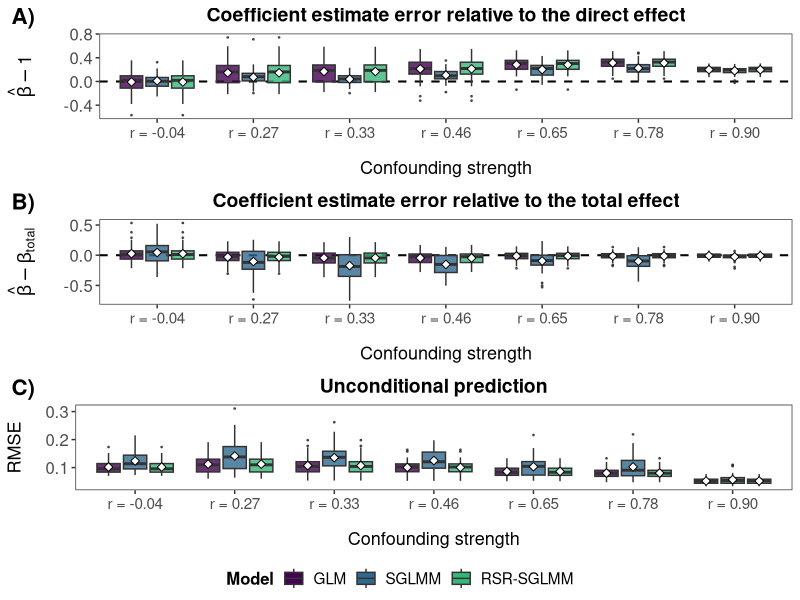

The R source for this figure:
# Simulation 2 (spatial latent variable as confounder): Figure 2 and its two tables
# Reads the saved results from 02_Simulation2_confounder.R (no simulation is run).

library(ggplot2)
library(dplyr)
library(tidyr)
library(cowplot)

rmse <- function(vec) sqrt(mean(vec^2))

results_shared <- read.csv("results/Simulation2_confounder_results.csv") %>%
  filter(Model != "VAST_Selected")
true_cov <- results_shared %>% filter(Covariate == "real")

# Tables
slope_summary <- true_cov %>%
  group_by(Model, Xreal_to_Z) %>%
  summarise(
    mean_corr   = mean(Realized_Corr),
    mean_total  = mean(Total_Effect),
    mean_beta   = mean(Estimate),
    sd_beta     = sd(Estimate),
    bias_direct = mean(Estimate - True_Effect),
    rmse_direct = rmse(Estimate - True_Effect),
    bias_total  = mean(Estimate - Total_Effect),
    rmse_total  = rmse(Estimate - Total_Effect),
    rmse_uncond = mean(RMSE_latent),
    slope_field = mean(Field_slope_on_X),
    .groups = "drop"
  )

delta_rep <- results_shared %>%
  filter(Model %in% c("VAST_GMRF", "VAST_RSR")) %>%
  select(Model, Simulation, Xreal_to_Z, Covariate, Estimate) %>%
  pivot_wider(names_from = Model, values_from = Estimate) %>%
  mutate(delta = VAST_RSR - VAST_GMRF) %>%
  group_by(Simulation, Xreal_to_Z) %>%
  summarise(delta_true = delta[Covariate == "real"], delta_norm = sqrt(sum(delta^2)), .groups = "drop") %>%
  left_join(
    true_cov %>%
      filter(Model %in% c("Covariate_Only", "VAST_GMRF")) %>%
      select(Model, Simulation, Xreal_to_Z, RMSE_latent) %>%
      pivot_wider(names_from = Model, values_from = RMSE_latent) %>%
      mutate(rmse_gap = VAST_GMRF - Covariate_Only),
    by = c("Simulation", "Xreal_to_Z")
  )
cat("Pooled cor(rmse gap, delta norm):", cor(delta_rep$rmse_gap, delta_rep$delta_norm), "\n")

delta_summary <- delta_rep %>%
  group_by(Xreal_to_Z) %>%
  summarise(mean_delta = mean(delta_true), sd_delta = sd(delta_true), mean_gap = mean(rmse_gap), .groups = "drop")

num <- function(x, k = 2) {
  s <- sprintf(paste0("%.", k, "f"), x)
  paste0("$", sub("^-(0\\.0+)$", "\\1", s), "$")
}
lab <- c(Covariate_Only = "GLM", VAST_GMRF = "SGLMM", VAST_RSR = "RSR-SGLMM")

tex <- c(
  "% Requires \\usepackage{booktabs}", "",
  "\\begin{table}[ht]", "\\centering", "\\small",
  "\\caption{Slope estimates for the true covariate in the shared-field sensitivity analysis (50 replicates per level). $\\lambda$ is the strength with which the covariate shares the latent field, and $r$ is the mean realized correlation between $z_s$ and $\\omega_s$. Total is the mean total effect, calculated in each replicate as $1 + \\mathrm{cov}(\\omega, z)/\\mathrm{var}(z)$. Mean $\\hat{\\beta}$ and SD are the mean and standard deviation of the estimated slope across replicates. Bias is the mean of $\\hat{\\beta}$ minus the target, and RMSE is the root mean squared difference between $\\hat{\\beta}$ and the target. GLM and RSR-SGLMM slope estimates are identical.}",
  "\\label{tab:si_shared_slope}", "\\begin{tabular}{llrrrrrrrr}", "\\toprule",
  " & & & & & & \\multicolumn{2}{c}{Direct effect} & \\multicolumn{2}{c}{Total effect} \\\\",
  "\\cmidrule(lr){7-8}\\cmidrule(lr){9-10}",
  "Estimator & $\\lambda$ & $r$ & Total & Mean $\\hat{\\beta}$ & SD & Bias & RMSE & Bias & RMSE \\\\", "\\midrule"
)
for (m in names(lab)) {
  x <- slope_summary[slope_summary$Model == m, ]
  for (j in seq_len(nrow(x))) {
    tex <- c(tex, paste0(if (j == 1) lab[[m]] else "", " & ", x$Xreal_to_Z[j], " & ", num(x$mean_corr[j]), " & ",
      num(x$mean_total[j]), " & ", num(x$mean_beta[j]), " & ", num(x$sd_beta[j]), " & ", num(x$bias_direct[j]), " & ",
      num(x$rmse_direct[j]), " & ", num(x$bias_total[j]), " & ", num(x$rmse_total[j]), " \\\\"))
  }
  if (m != "VAST_RSR") tex <- c(tex, "\\addlinespace")
}
glm <- slope_summary[slope_summary$Model == "Covariate_Only", ]
sg  <- slope_summary[slope_summary$Model == "VAST_GMRF", ]
tex <- c(tex, "\\bottomrule", "\\end{tabular}", "\\end{table}", "",
  "\\begin{table}[ht]", "\\centering", "\\small",
  "\\caption{Partitioning and unconditional prediction in the shared-field sensitivity analysis (50 replicates per level). Slope on $z$ is the mean slope from regressing the SGLMM's estimated field on $z$. Mean $\\hat{\\delta}$ and SD $\\hat{\\delta}$ are the mean and standard deviation across replicates of the indirect effect on the true covariate (RSR-SGLMM slope minus SGLMM slope). The final columns give mean unconditional RMSE.}",
  "\\label{tab:si_shared_partition}", "\\begin{tabular}{lrrrrrr}", "\\toprule",
  " & & & & & \\multicolumn{2}{c}{Unconditional RMSE} \\\\", "\\cmidrule(lr){6-7}",
  "$\\lambda$ & $r$ & Slope on $z$ & Mean $\\hat{\\delta}$ & SD $\\hat{\\delta}$ & SGLMM & GLM/RSR-SGLMM \\\\", "\\midrule")
for (j in seq_len(nrow(delta_summary))) {
  tex <- c(tex, paste0(delta_summary$Xreal_to_Z[j], " & ", num(glm$mean_corr[j]), " & ", num(sg$slope_field[j]), " & ",
    num(delta_summary$mean_delta[j]), " & ", num(delta_summary$sd_delta[j]), " & ", num(sg$rmse_uncond[j], 3), " & ",
    num(glm$rmse_uncond[j], 3), " \\\\"))
}
tex <- c(tex, "\\bottomrule", "\\end{tabular}", "\\end{table}")
writeLines(tex, "results/Tables_Simulation2_confounder.tex")

# Figure
model_colors <- c("Covariate_Only" = "#440154FF", "VAST_GMRF" = "#31688EFF", "VAST_RSR" = "#35B779FF")

plot_dat <- true_cov %>%
  left_join(
    glm %>%
      transmute(Xreal_to_Z, Confounding_Label = factor(sprintf("r = %.2f", mean_corr), levels = sprintf("r = %.2f", mean_corr))),
    by = "Xreal_to_Z"
  )

shared_theme <- theme_bw() +
  theme(
    plot.title   = element_text(size = 14, face = "bold", hjust = 0.5),
    axis.title.x = element_text(size = 13, margin = margin(t = 15)),
    axis.text.x  = element_text(size = 11),
    axis.title.y = element_text(size = 13, margin = margin(r = 15)),
    axis.text.y  = element_text(size = 12),
    legend.position = "none",
    panel.grid   = element_blank()
  )

panel <- function(y, title, ylab, zero_line = TRUE) {
  p <- ggplot(plot_dat, aes(x = Confounding_Label, y = {{ y }}, fill = Model))
  if (zero_line) p <- p + geom_hline(yintercept = 0, linetype = "dashed", color = "black", linewidth = 0.7)
  p +
    geom_boxplot(position = position_dodge(0.8), width = 0.7, alpha = 0.8, outlier.size = 0.3) +
    stat_summary(aes(group = Model), fun = mean, geom = "point", shape = 23, size = 2,
                 fill = "white", position = position_dodge(0.8)) +
    scale_fill_manual(values = model_colors, labels = lab) +
    labs(title = title, x = "Confounding strength", y = ylab) +
    shared_theme
}

p_direct <- panel(Estimate - True_Effect, "Coefficient estimate error relative to the direct effect", expression(hat(beta) - 1))
p_total  <- panel(Estimate - Total_Effect, "Coefficient estimate error relative to the total effect", expression(hat(beta) - beta[total]))
p_uncond <- panel(RMSE_latent, "Unconditional prediction", "RMSE", zero_line = FALSE)

legend_plot <- ggplot(plot_dat, aes(x = Model, y = RMSE_latent, fill = Model)) +
  geom_boxplot() +
  scale_fill_manual(values = model_colors, labels = lab) +
  labs(fill = "Model") +
  theme_bw() +
  theme(legend.title = element_text(size = 12, face = "bold"), legend.text = element_text(size = 11),
        legend.position = "bottom", legend.direction = "horizontal")

fig <- plot_grid(
  p_direct, p_total, p_uncond, ggpubr::get_legend(legend_plot),
  labels = c("A)", "B)", "C)"), label_size = 16, ncol = 1,
  rel_heights = c(0.3, 0.3, 0.3, 0.07)
)

ggsave("figures/Figure2_Simulation2.png", fig, bg = "white", width = 14, height = 11, units = "in", dpi = 300)
